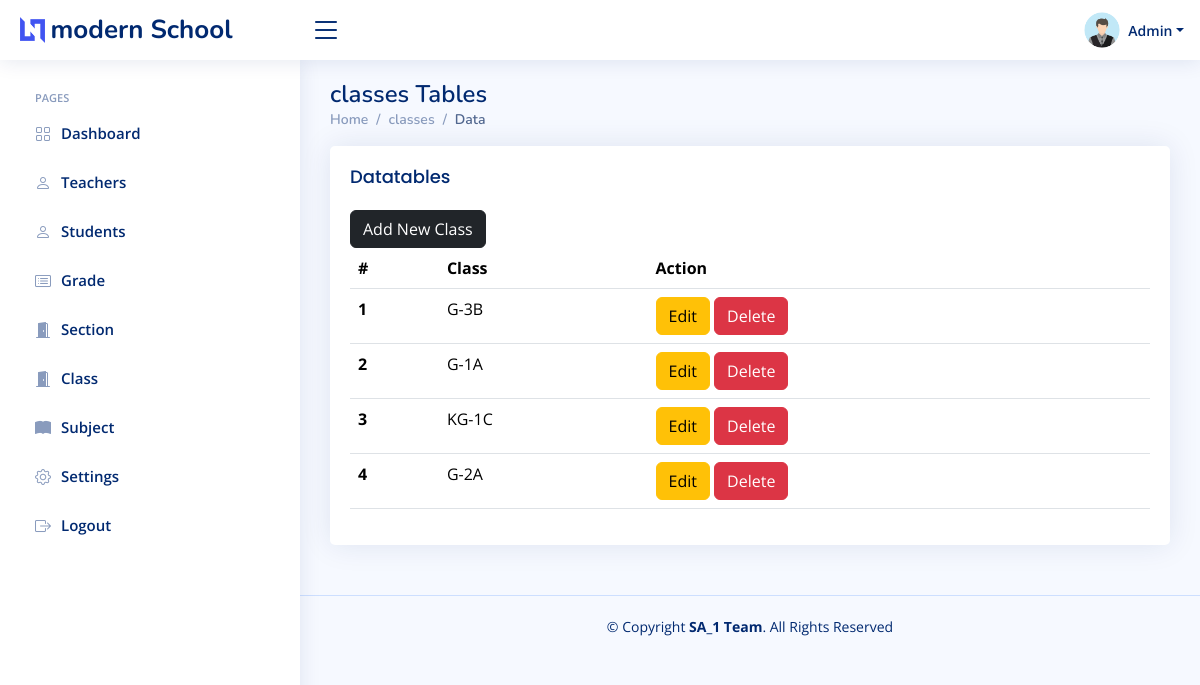
The page /admin/class1.php (signed in) on the database its author committed.
### tables this page shows
CREATE TABLE `setting` (
  `id` int(11) NOT NULL,
  `current_year` int(11) NOT NULL,
  `current_semester` varchar(11) NOT NULL,
  `school_name` varchar(100) NOT NULL,
  `slogan` varchar(300) NOT NULL,
  `about` text NOT NULL
);

CREATE TABLE `class` (
  `class_id` int(11) NOT NULL,
  `grade` int(11) NOT NULL,
  `section` int(11) NOT NULL
);

CREATE TABLE `grades` (
  `grade_id` int(11) NOT NULL,
  `grade` varchar(31) NOT NULL,
  `grade_code` varchar(7) NOT NULL
);

CREATE TABLE `section` (
  `section_id` int(11) NOT NULL,
  `section` varchar(7) NOT NULL
);

### data/setting.php (called while the page is built)
<?php
function getSetting($conn){
   $sql = "SELECT * FROM setting";
   $stmt = $conn->prepare($sql);
   $stmt->execute();
   if ($stmt->rowCount() == 1) {
     $settings = $stmt->fetch();
     return $settings;
   }else {
    return 0;
   }
}
?>

### admin/data/class.php (called while the page is built, shortened)
<?php
function getAllClasses($conn){
   $sql = "SELECT * FROM class";
   $stmt = $conn->prepare($sql);
   $stmt->execute();
   if ($stmt->rowCount() >= 1) {
     $classes = $stmt->fetchAll();
     return $classes;
   }else {
    return 0;
   }
}

### admin/data/grade.php (called while the page is built, shortened)
<?php
function getGradeById($grade_id, $conn){
   $sql = "SELECT * FROM grades
           WHERE grade_id=?";
   $stmt = $conn->prepare($sql);
   $stmt->execute([$grade_id]);
   if ($stmt->rowCount() == 1) {
     $grade = $stmt->fetch();
     return $grade;
   }else {
    return 0;
   }
}

### admin/data/section.php (called while the page is built, shortened)
<?php
function getSectioById($section_id, $conn){
   $sql = "SELECT * FROM section
           WHERE section_id=?";
   $stmt = $conn->prepare($sql);
   $stmt->execute([$section_id]);
   if ($stmt->rowCount() == 1) {
     $section = $stmt->fetch();
     return $section;
   }else {
    return 0;
   }
}

### admin/class1.php (the view, shortened to what this page needs)
<?php
if (isset($_SESSION['admin_id']) &&
isset($_SESSION['role'])) {
if ($_SESSION['role'] == 'Admin') {
include "../DB_connection.php";
include "data/class.php";
include "data/grade.php";
include "data/section.php";
$classes = getAllClasses($conn);
?>
<!DOCTYPE html>
<html lang="en">
<head>
    <link href="assets/vendor/bootstrap/css/bootstrap.min.css" rel="stylesheet">
    <link href="assets/vendor/bootstrap-icons/bootstrap-icons.css" rel="stylesheet">
    <link href="assets/vendor/boxicons/css/boxicons.min.css" rel="stylesheet">
    <link href="assets/vendor/quill/quill.snow.css" rel="stylesheet">
    <link href="assets/vendor/quill/quill.bubble.css" rel="stylesheet">
    <link href="assets/vendor/remixicon/remixicon.css" rel="stylesheet">
    <link href="assets/vendor/simple-datatables/style.css" rel="stylesheet">
    <link href="assets/css/style.css" rel="stylesheet">
</head>
<body>
    <?php
    include "inc/header.php";
    ?>
    <?php
    include "inc/sidebar.php";
    ?>
    <main id="main" class="main">
        <div class="pagetitle">
            <h1>classes Tables</h1>
            <nav>
                <ol class="breadcrumb">
                    <li class="breadcrumb-item"><a href="index.html">Home</a></li>
                    <li class="breadcrumb-item">classes</li>
                    <li class="breadcrumb-item active">Data</li>
                </ol>
            </nav>
        </div>
        <section class="section">
            <div class="row">
                <div class="col-lg-12">
                    <div class="card">
                        <div class="card-body">
                            <h5 class="card-title">Datatables</h5>
                            <a href="class-add1.php"
                               class="btn btn-dark">Add New Class</a>
                            <table class="table datatable">
                                <thead>
                                    <tr>
                                        <th scope="col">#</th>
                                        <th scope="col">Class</th>
                                        <th scope="col">Action</th>
                                    </tr>
                                </thead>
                                <tbody>
                                <?php
                                if ($classes != 0) {
                                $i = 0; foreach ($classes as $class ) {
                                    $i++;  ?>
                                    <tr>
                                        <th scope="row"><?=$i?></th>
                                        <td>
                                            <?php
                                            $grade  = getGradeById($class['grade'], $conn);
                                            $section = getSectioById($class['section'], $conn);
                                            echo $grade['grade_code'].'-'.$grade['grade'].$section['section'];
                                            ?>
                                        </td>
                                        <td>
                                            <a href="class-edit1.php?class_id=<?=$class['class_id']?>"
                                               class="btn btn-warning">Edit</a>
                                            <a href="class-delete.php?class_id=<?=$class['class_id']?>"
                                               class="btn btn-danger">Delete</a>
                                        </td>
                                    </tr>
                                <?php }} ?>
                                </tbody>
                            </table>
                        </div>
                    </div>
                </div>
            </div>
        </section>
    </main>
    <?php
    include "inc/footer.php";
    ?>
</body>
</html><?php
}else {
    header("Location: ../login.php");
    exit;
}
}else {
    header("Location: ../login.php");
    exit;
}
?>

### admin/inc/header.php (shortened to what this page needs)
<?php
include "../data/setting.php";
$setting = getSetting($conn);
if ($setting != 0) {
?>
<header id="header" class="header fixed-top d-flex align-items-center">
    <div class="d-flex align-items-center justify-content-between">
        <a href="../index.php" class="logo d-flex align-items-center">
            <img src="assets/img/logo.png" alt="">
            <span class="d-none d-lg-block"><?=$setting['school_name']?></span>
        </a>
        <i class="bi bi-list toggle-sidebar-btn"></i>
    </div>
    <nav class="header-nav ms-auto">
        <ul class="d-flex align-items-center">
            <li class="nav-item dropdown pe-3">
                <a class="nav-link nav-profile d-flex align-items-center pe-0" href="#" data-bs-toggle="dropdown">
                    <img src="../img/student-male.png"  alt="Profile" class="rounded-circle">
                    <span class="d-none d-md-block dropdown-toggle ps-2">Admin</span>
                </a>
            </li>
        </ul>
    </nav>
</header>
<?php }else {
    header("Location: login.php");
    exit;
}  ?>

### admin/assets/css/style.css (style rules this page uses)
:root { scroll-behavior: smooth; }
body { font-family: "Open Sans", sans-serif; background: #f6f9ff; color: #444444; }
a { color: #4154f1; text-decoration: none; }
h1, h2, h3, h4, h5, h6 { font-family: "Nunito", sans-serif; }
#main { margin-top: 60px; padding: 20px 30px; transition: all 0.3s; }
.pagetitle { margin-bottom: 10px; }
.pagetitle h1 { font-size: 24px; margin-bottom: 0; font-weight: 600; color: #012970; }
.card { margin-bottom: 30px; border: none; border-radius: 5px; box-shadow: 0px 0 30px rgba(1, 41, 112, 0.1); }
.card-title { padding: 20px 0 15px 0; font-size: 18px; font-weight: 500; color: #012970; font-family: "Poppins", sans-serif; }
.card-body { padding: 0 20px 20px 20px; }
.breadcrumb { font-size: 14px; font-family: "Nunito", sans-serif; color: #899bbd; font-weight: 600; }
.breadcrumb a { color: #899bbd; transition: 0.3s; }
.breadcrumb .breadcrumb-item::before { color: #899bbd; }
.breadcrumb .active { color: #51678f; font-weight: 600; }
.logo { line-height: 1; }
@media (min-width: 1200px) { .logo { width: 280px; } }
.logo img { max-height: 26px; margin-right: 6px; }
.logo span { font-size: 26px; font-weight: 700; color: #012970; font-family: "Nunito", sans-serif; }
.header { transition: all 0.5s; z-index: 997; height: 60px; box-shadow: 0px 2px 20px rgba(1, 41, 112, 0.1); background-color: #fff; padding-left: 20px; }
.header .toggle-sidebar-btn { font-size: 32px; padding-left: 10px; cursor: pointer; color: #012970; }
.header-nav ul { list-style: none; }
.header-nav>ul { margin: 0; padding: 0; }
.header-nav .nav-profile { color: #012970; }
.header-nav .nav-profile img { max-height: 36px; }
.header-nav .nav-profile span { font-size: 14px; font-weight: 600; }
@media (min-width: 1200px) { #main, #footer { margin-left: 300px; } }

### rows shown on the page
setting: school_name "modern School"
class: grades.grade_code "G", grades.grade "3", section.section "B"
class: grades.grade_code "G", grades.grade "1", section.section "A"
class: grades.grade_code "KG", grades.grade "1", section.section "C"
class: grades.grade_code "G", grades.grade "2", section.section "A"
